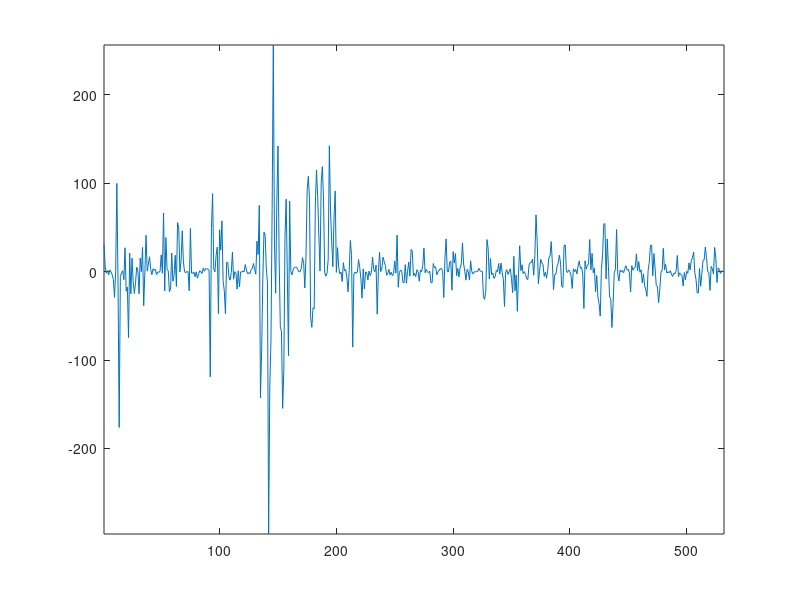

The MATLAB script that drew this image:
rng(1)
clear
m = 40;
nSigs = 3;
masterInput = randn(m, nSigs);
dp = randn(nSigs, 1);
nSections = 2;
ltv = 1;
if ltv == 1
    polesOrig = rand(m * 5 * nSections, 1);
else
    polesOrig = rand(5 * nSections, 1);
end
parallelFilter = 1;
reverseFilter = 1;
target = randn(m, 1);
%% My implementation
poles = [polesOrig; masterInput(:)];
for idx = 1 : nSections
    initialValueZ2 = randn(1, nSigs) * 0.1;
    initialValueZ1 = randn(1, nSigs) * 0.1;
    poles = [poles; initialValueZ2(:); initialValueZ1(:);];
end
if ltv == 0
    polesBk = poles(5 * nSections + m * nSigs + 1 : end);
    poles2 = [];
    for idx = 1 : 5 * nSections
        poles2 = [poles2; repmat(poles(idx), m, 1)];
    end
    poles = [poles2; masterInput(:); polesBk];
end
flat = poles(m * 5 * (nSections - 1) + m * 5 + 1 : m * 5 * (nSections - 1) + m * 5 + m * nSigs);
input = reshape(flat, size(masterInput));
z2_A = zeros(m, nSigs, nSections);z1_A = zeros(m, nSigs, nSections);
b0 = zeros(m, nSections);d1 = zeros(m, nSections);d2 = zeros(m, nSections);c1 = zeros(m, nSections);c2 = zeros(m, nSections);
for idx = 1 : nSections
    base = m * 5 * (idx - 1);
    b0(:, idx) = poles(base + 1 : base + m);
    d1(:, idx) = poles(base + m + 1 : base + m * 2);
    d2(:, idx) = poles(base + m * 2 + 1 : base + m * 3);
    c1(:, idx) = poles(base + m * 3 + 1 : base + m * 4);
    c2(:, idx) = poles(base + m * 4 + 1 : base + m * 5);
    base = m * 5 * (nSections - 1) + m * 5 + m * nSigs + nSigs * 2 * (idx - 1);
    z2_A(1, :, idx) = poles(base + 1 : base + nSigs).';
    z1_A(1, :, idx) = poles(base + nSigs + 1 : base + nSigs * 2).';
end
y2 = zeros(m, nSigs, nSections);
if reverseFilter
    input = flipud(input);b0 = flipud(b0);d1 = flipud(d1);d2 = flipud(d2);c1 = flipud(c1);c2 = flipud(c2);
end
% Forward filtering
tmp2 = zeros(m, nSigs);
if parallelFilter == 1
    out = zeros(nSections, nSigs);
    for a = 1 : m - 1
        in = input(a, :);
        for idx = 1 : nSections
            y2(a, :, idx) = in - z1_A(a, :, idx) - z2_A(a, :, idx);
            out(idx, :) = b0(a, idx) .* y2(a, :, idx) + d1(a, idx) .* z1_A(a, :, idx) + d2(a, idx) .* z2_A(a, :, idx);
            z2_A(a + 1, :, idx) = z2_A(a, :, idx) + c2(a, idx) .* z1_A(a, :, idx);
            z1_A(a + 1, :, idx) = z1_A(a, :, idx) + c1(a, idx) .* y2(a, :, idx);
        end
        tmp2(a, :) = sum(out, 1);
    end
    in = input(m, :);
    for idx = 1 : nSections
        y2(m, :, idx) = in - z1_A(m, :, idx) - z2_A(m, :, idx);
        out(idx, :) = b0(m, idx) .* y2(m, :, idx) + d1(m, idx) .* z1_A(m, :, idx) + d2(m, idx) .* z2_A(m, :, idx);
    end
    tmp2(m, :) = sum(out, 1);
else
    for a = 1 : m - 1
        in = input(a, :);
        for idx = 1 : nSections
            y2(a, :, idx) = in - z1_A(a, :, idx) - z2_A(a, :, idx);
            in = b0(a, idx) .* y2(a, :, idx) + d1(a, idx) .* z1_A(a, :, idx) + d2(a, idx) .* z2_A(a, :, idx);
            z2_A(a + 1, :, idx) = z2_A(a, :, idx) + c2(a, idx) .* z1_A(a, :, idx);
            z1_A(a + 1, :, idx) = z1_A(a, :, idx) + c1(a, idx) .* y2(a, :, idx);
        end
        tmp2(a, :) = in;
    end
    in = input(m, :);
    for idx = 1 : nSections
        y2(m, :, idx) = in - z1_A(m, :, idx) - z2_A(m, :, idx);
        in = b0(m, idx) .* y2(m, :, idx) + d1(m, idx) .* z1_A(m, :, idx) + d2(m, idx) .* z2_A(m, :, idx);
    end
    tmp2(m, :) = in;
end
if reverseFilter
    tmp2 = flipud(tmp2);
end
sub = tmp2 * dp - target;
mse1 = sum(sub.^2);
%% Derivative
sub_grad = sub * 2;
tmp2_grad = sub_grad * dp';
%% Actual SVF layer start
if reverseFilter
    tmp2_grad = flipud(tmp2_grad);
end
b0_grad = zeros(m, nSections);
d1_grad = zeros(m, nSections);
d2_grad = zeros(m, nSections);
c1_grad = zeros(m, nSections);
c2_grad = zeros(m, nSections);
z2_A_grad = zeros(nSections, nSigs);
z1_A_grad = zeros(nSections, nSigs);
y2_grad = zeros(nSections, nSigs);
section_grad = zeros(nSections, nSigs);
input_grad = zeros(m, nSigs);
for a = m : -1 : 2
    gd = tmp2_grad(a, :);
    for idx = nSections : -1 : 1
        d2_grad(a, idx) = d2_grad(a, idx) + sum(gd .* z2_A(a, :, idx));
        d1_grad(a, idx) = d1_grad(a, idx) + sum(gd .* z1_A(a, :, idx));
        b0_grad(a, idx) = b0_grad(a, idx) + sum(gd .* y2(a, :, idx));
        section_grad(idx, :) = y2_grad(idx, :) + gd .* b0(a, idx);
        z2_A_grad(idx, :) = z2_A_grad(idx, :) + gd .* d2(a, idx) - section_grad(idx, :);
        z1_A_grad(idx, :) = z1_A_grad(idx, :) + gd .* d1(a, idx) - section_grad(idx, :);
        if parallelFilter == 0
            gd = section_grad(idx, :);
        end
        c1_grad(a - 1, idx) = c1_grad(a - 1, idx) + sum(z1_A_grad(idx, :) .* y2(a - 1, :, idx));
        y2_grad(idx, :) = z1_A_grad(idx, :) .* c1(a - 1, idx);
        c2_grad(a - 1, idx) = c2_grad(a - 1, idx) + sum(z2_A_grad(idx, :) .* z1_A(a - 1, :, idx));
        z1_A_grad(idx, :) = z1_A_grad(idx, :) + z2_A_grad(idx, :) .* c2(a - 1, idx);
    end
    if parallelFilter == 1
        input_grad(a, :) = input_grad(a, :) + sum(section_grad, 1);
    else
        input_grad(a, :) = input_grad(a, :) + section_grad(1, :);
    end
end
gd = tmp2_grad(1, :);
for idx = nSections : -1 : 1
    d2_grad(1, idx) = d2_grad(1, idx) + sum(gd .* z2_A(1, :, idx));
    d1_grad(1, idx) = d1_grad(1, idx) + sum(gd .* z1_A(1, :, idx));
    b0_grad(1, idx) = b0_grad(1, idx) + sum(gd .* y2(1, :, idx));
    section_grad(idx, :) = y2_grad(idx, :) + gd * b0(1, idx);
    z2_A_grad(idx, :) = z2_A_grad(idx, :) + gd .* d2(1, idx) - section_grad(idx, :);
    z1_A_grad(idx, :) = z1_A_grad(idx, :) + gd .* d1(1, idx) - section_grad(idx, :);
    if parallelFilter == 0
        gd = section_grad(idx, :);
    end
end
if parallelFilter == 1
    input_grad(1, :) = input_grad(1, :) + sum(section_grad, 1);
else
    input_grad(1, :) = input_grad(1, :) + section_grad(1, :);
end
if reverseFilter
    b0_grad = flipud(b0_grad);d1_grad = flipud(d1_grad);d2_grad = flipud(d2_grad);c1_grad = flipud(c1_grad);c2_grad = flipud(c2_grad);input_grad = flipud(input_grad);
end
if ltv == 0
    b0_grad = sum(b0_grad, 1);d1_grad = sum(d1_grad, 1);d2_grad = sum(d2_grad, 1);c1_grad = sum(c1_grad, 1);c2_grad = sum(c2_grad, 1);
end
%% Actual SVF layer end
grad3 = [];
for idx = 1 : nSections
    grad3 = [grad3; b0_grad(:, idx); d1_grad(:, idx); d2_grad(:, idx); c1_grad(:, idx); c2_grad(:, idx)];
end
grad3 = [grad3; input_grad(:)];
for idx = 1 : nSections
    grad3 = [grad3; z2_A_grad(idx, :).'; z1_A_grad(idx, :).'];
end
plot(grad3);axis tight